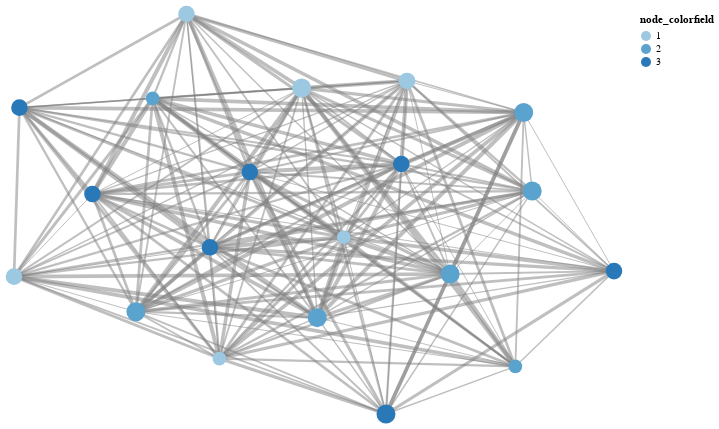

Source (notebook cell):
### Code cell
random_nodecolor = rand([1,2,3],20)
p = VegaGraphs.graphplot(g,tooltip=true,ew=true,
    node_label=false,node_colorfield=random_nodecolor,
    node_sizefield=field,
    node_sizefieldtype="q",
    node_colorfieldtype="o",
    edge_weightfield=random_ew
)

### Figure 1 — Vega-Lite specification as saved in the notebook (floating-point values rounded to 4 significant figures; data arrays with more than 128 entries replaced by an {"elided": "..."} marker saying what was removed)
{"layer": [{"data": {"values": {"elided": "356 records"}}, "layer": [{"encoding": {"detail": {"field": "pairs", "type": "ordinal"}, "size": {"field": "ew", "legend": null, "type": "o"}, "x": {"axis": null, "field": "edges_x", "type": "quantitative"}, "y": {"axis": null, "field": "edges_y", "type": "quantitative"}}, "height": 400, "mark": {"clip": false, "color": "gray", "opacity": 0.5, "size": 0.8, "type": "line"}, "width": 600}]}, {"data": {"values": [{"keywords": 1, "node_colorfield": 1, "node_sizefield": 1, "node_x": 0.09909, "node_y": -0.1164}, {"keywords": 2, "node_colorfield": 1, "node_sizefield": 2, "node_x": -1, "node_y": -0.3131}, {"keywords": 3, "node_colorfield": 1, "node_sizefield": 2, "node_x": -0.4251, "node_y": 1}, {"keywords": 4, "node_colorfield": 2, "node_sizefield": 1, "node_x": -0.538, "node_y": 0.5781}, {"keywords": 5, "node_colorfield": 3, "node_sizefield": 2, "node_x": -0.2141, "node_y": 0.2098}, {"keywords": 6, "node_colorfield": 2, "node_sizefield": 3, "node_x": 0.4538, "node_y": -0.2997}, {"keywords": 7, "node_colorfield": 2, "node_sizefield": 1, "node_x": 0.6712, "node_y": -0.762}, {"keywords": 8, "node_colorfield": 1, "node_sizefield": 2, "node_x": 0.3101, "node_y": 0.6653}, {"keywords": 9, "node_colorfield": 3, "node_sizefield": 2, "node_x": -0.7385, "node_y": 0.09955}, {"keywords": 10, "node_colorfield": 3, "node_sizefield": 2, "node_x": -0.3468, "node_y": -0.1669}, {"keywords": 11, "node_colorfield": 3, "node_sizefield": 2, "node_x": -0.9819, "node_y": 0.5319}, {"keywords": 12, "node_colorfield": 3, "node_sizefield": 3, "node_x": 0.2399, "node_y": -1}, {"keywords": 13, "node_colorfield": 3, "node_sizefield": 2, "node_x": 1, "node_y": -0.2856}, {"keywords": 14, "node_colorfield": 2, "node_sizefield": 3, "node_x": -0.5937, "node_y": -0.4885}, {"keywords": 15, "node_colorfield": 2, "node_sizefield": 3, "node_x": 0.0108, "node_y": -0.5182}, {"keywords": 16, "node_colorfield": 1, "node_sizefield": 1, "node_x": -0.3153, "node_y": -0.7228}, {"keywords": 17, "node_colorfield": 2, "node_sizefield": 3, "node_x": 0.6989, "node_y": 0.5075}, {"keywords": 18, "node_colorfield": 1, "node_sizefield": 3, "node_x": -0.04118, "node_y": 0.6296}, {"keywords": 19, "node_colorfield": 2, "node_sizefield": 3, "node_x": 0.7273, "node_y": 0.1147}, {"keywords": 20, "node_colorfield": 3, "node_sizefield": 2, "node_x": 0.2911, "node_y": 0.25}]}, "layer": [{"encoding": {"color": {"field": "node_colorfield", "scale": {"scheme": "blues"}, "type": "o"}, "size": {"field": "node_sizefield", "legend": null, "scale": {"rangeMin": 100}, "type": "q"}, "tooltip": [{"field": "keywords", "type": "nominal"}], "x": {"axis": null, "field": "node_x", "type": "quantitative"}, "y": {"axis": null, "field": "node_y", "type": "quantitative"}}, "height": 400, "mark": {"clip": false, "color": "#9ecae9", "opacity": 1, "size": 500, "type": "circle"}, "selection": {"grid": {"bind": "scales", "type": "interval"}}, "width": 600}]}], "view": {"stroke": null}}
